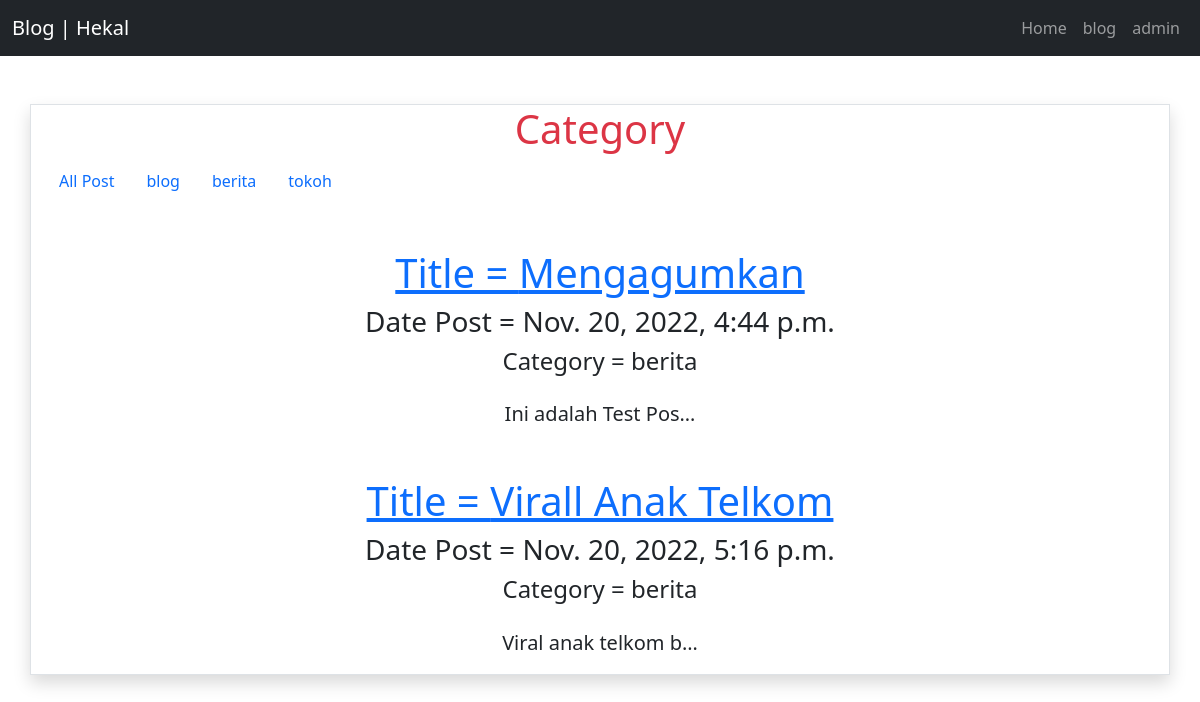
Page /blog/category/berita on the committed database.
### blog/models.py (models this page shows, shortened)
class Post (models.Model):
    title = models.CharField(max_length=255)
    body = models.TextField()
    category = models.CharField(max_length=255)
    slug = models.SlugField(editable=False,blank=True)
    datePost = models.DateTimeField(auto_now_add=True,editable=False)

### blog/views.py (the view)
# urls.py: path('category/<categoryInput>', views.categoryPost, name='category'),
def categoryPost (request,categoryInput):
    posts = Post.objects.filter(category=categoryInput);
    categories = Post.objects.values('category').distinct();
    print(categories);
    context = {
        'title':'Blog | Hekal',
        'heading':'Category',
        'body':'Lorem ipsum dolor, sit amet consectetur adipisicing elit. Dolore distinctio, amet repellendus tempore totam reprehenderit ratione quasi, corporis possimus modi expedita voluptatum saepe ipsum et! Commodi amet error temporibus dolorum.',
        'posts':posts,
        'categoriesPost':categories,
    }
    return render (request,'blog/category.html',context)

### blog/templates/blog/category.html
{% extends 'base.html' %}
{% block content %}
<div class="container text-center mt-5 border shadow">
        <h1 class="text-danger text-center">{{heading}}</h1>
        <ul class="nav">
        <li class="nav-item">
            <a class="nav-link" href="{% url 'blog:index' %}">All Post</a>
        </li>
        {% for dataCategory in categoriesPost %}
            <li class="nav-item">
                <a class="nav-link" href="{% url 'blog:category' categoryInput=dataCategory.category %}">{{dataCategory.category}}</a>
            </li>
        {% endfor %}
        </ul>
        {% for post in posts %}
            <a href="{% url 'blog:detail' slugInput=post.slug %}"><h1 class="mt-5">Title = {{post.title}}</h1></a>
            <h3>Date Post = {{post.datePost}}</h3>
            <h4> Category = {{post.category}}</h4>
            <p class ="mt-4" style = "font-size : 20px;">{{post.body | truncatechars:20}}</p>
        {% endfor %}
</div>
{% endblock content %}

### rows in the picture
Post: title "Mengagumkan", datePost "Nov. 20, 2022, 4:44 p.m.", category "berita", body "Ini adalah Test Pos…"
Post: title "Virall Anak Telkom", datePost "Nov. 20, 2022, 5:16 p.m.", category "berita", body "Viral anak telkom b…"

### other values in the picture
{{ title }} "Blog | Hekal"
{{ heading }} "Category"
{{ dataCategory.category }} "blog" "berita" "tokoh"
